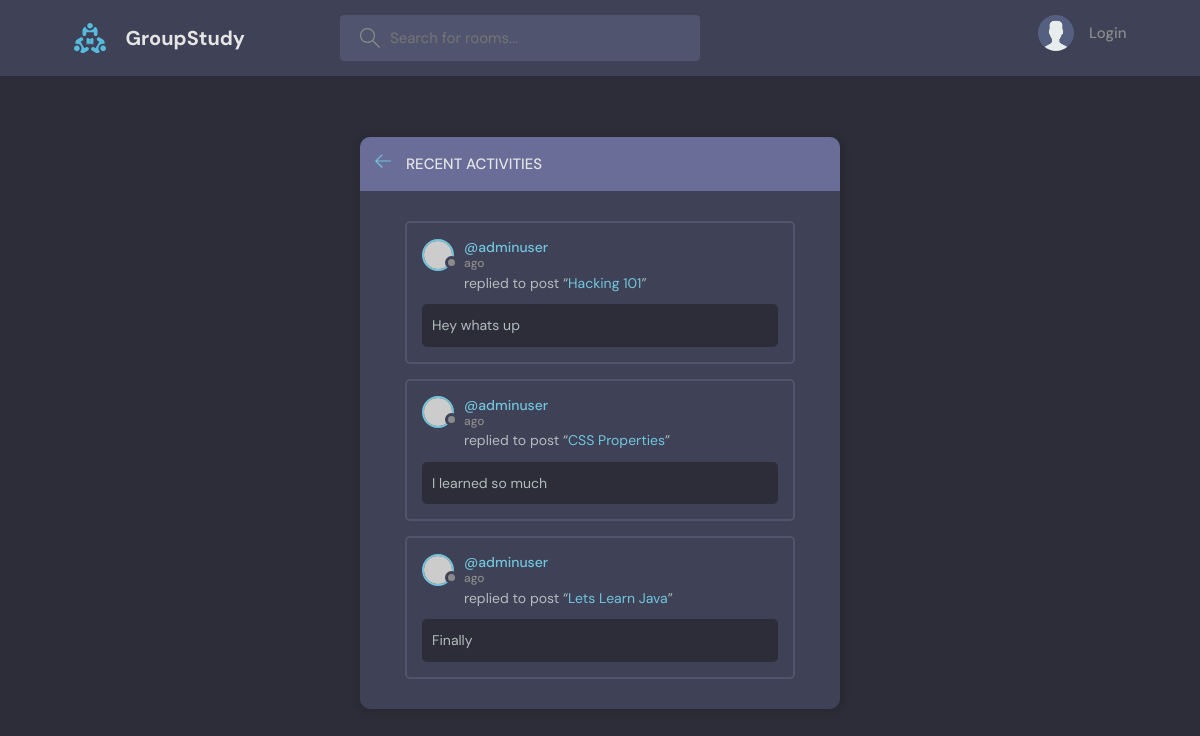
The page /activity/ on the database as committed earlier.
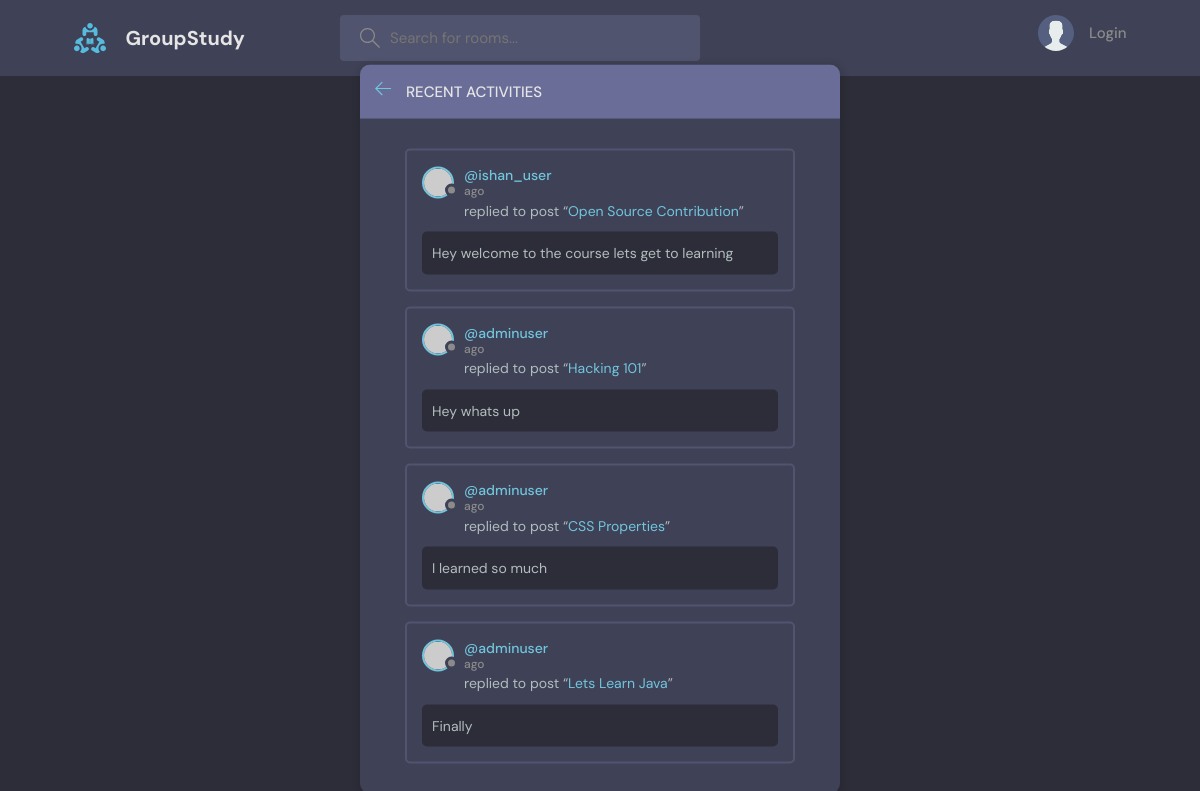
The same page on the database as committed later.
### base/models.py (models this page shows, shortened)
class Message(models.Model):
    room = models.ForeignKey(Room,on_delete=models.CASCADE)
    user = models.ForeignKey(User,on_delete=models.CASCADE)
    body = models.TextField()
    updated = models.DateTimeField(auto_now=True)
    created = models.DateTimeField(auto_now_add=True)
    class Meta:
        ordering = ['-updated','-created']

class Room(models.Model):
    host = models.ForeignKey(User,on_delete=models.SET_NULL,null=True)
    subject = models.ForeignKey(Subject,on_delete=models.SET_NULL,null=True)
    name = models.CharField(max_length=200)
    desc = models.TextField(null=True,blank=True)
    participants = models.ManyToManyField(User,related_name='participants',blank=True)
    updated = models.DateTimeField(auto_now=True)
    created = models.DateTimeField(auto_now_add=True)
    class Meta:
        ordering = ['-updated','-created']

### base/views.py (the view)
# urls.py: path('activity/',views.activity)
def activity(request):
    comments = Message.objects.all()
    context = {"comments" : comments}
    return render(request,'base/activity.html',context)

### base/templates/base/activity.html (shortened to what this page needs)
{%extends 'main.html'%}
{%block content%}
<main class="layout">
      <div class="container">
        <div class="layout__box">
          <div class="layout__boxHeader">
            <div class="layout__boxTitle">
              <a href="/">
                <svg version="1.1" xmlns="http://www.w3.org/2000/svg" width="32" height="32" viewBox="0 0 32 32">
                  <title>arrow-left</title>
                  <path
                    d="M13.723 2.286l-13.723 13.714 13.719 13.714 1.616-1.611-10.96-10.96h27.625v-2.286h-27.625l10.965-10.965-1.616-1.607z"
                  ></path>
                </svg>
              </a>
              <h3>Recent Activities</h3>
            </div>
          </div>
          <div class="activities-page layout__body">
            {%for comment in comments%}
            <div class="activities__box">
              <div class="activities__boxHeader roomListRoom__header">
                <a href="/profile/{{comment.user.id}}" class="roomListRoom__author">
                  <div class="avatar avatar--small">
                    <img src="https://randomuser.me/api/portraits/women/11.jpg" />
                  </div>
                  <p>
                    @{{comment.user.username}}
                    <span>{{cooment.created|timesince}}  ago</span>
                  </p>
                </a>
              </div>
              <div class="activities__boxContent">
                <p>replied to post “<a href="/pages/{{comment.room.id}}">{{comment.room.name}}</a>”</p>
                <div class="activities__boxRoomContent">
                  {{comment.body}}
                </div>
              </div>
            </div>
            {%endfor%}
          </div>
        </div>
      </div>
    </main>
{%endblock content%}

Rows that differ between the two databases and show on the page:
added Message: user.username "ishan_user", room.name "Open Source Contribution", body "Hey welcome to the course lets get to learning"
